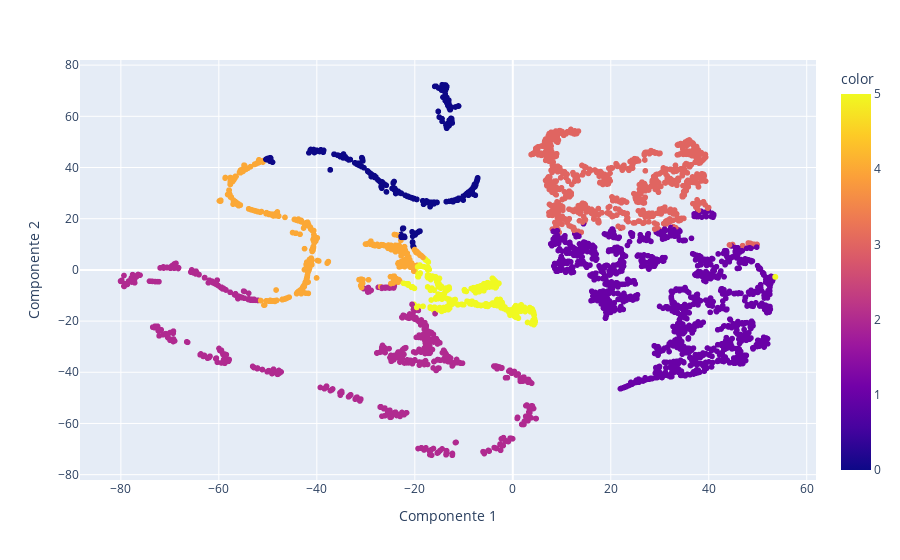

Notebook source saved alongside this figure:
### Markdown cell above
**Respuesta:**

### Code cell
fig = px.scatter(df_transformed, x='Componente 1', y='Componente 2', color = cluster_labels)
fig.show()

### Figure 1 — Plotly figure (JSON) as saved in the notebook; plotly's stock layout.template omitted (floating-point values rounded to 4 significant figures; data arrays with more than 128 entries replaced by an {"elided": "..."} marker saying what was removed)
{"data": [{"hovertemplate": "Componente 1=%{x}<br>Componente 2=%{y}<br>color=%{marker.color}<extra></extra>", "legendgroup": "", "marker": {"color": {"elided": "4314 int values"}, "coloraxis": "coloraxis", "symbol": "circle"}, "mode": "markers", "name": "", "showlegend": false, "type": "scattergl", "x": {"elided": "4314 float values"}, "xaxis": "x", "y": {"elided": "4314 float values"}, "yaxis": "y"}], "layout": {"coloraxis": {"colorbar": {"title": {"text": "color"}}, "colorscale": [[0, "#0d0887"], [0.1111, "#46039f"], [0.2222, "#7201a8"], [0.3333, "#9c179e"], [0.4444, "#bd3786"], [0.5556, "#d8576b"], [0.6667, "#ed7953"], [0.7778, "#fb9f3a"], [0.8889, "#fdca26"], [1, "#f0f921"]]}, "legend": {"tracegroupgap": 0}, "margin": {"t": 60}, "xaxis": {"anchor": "y", "domain": [0, 1], "title": {"text": "Componente 1"}}, "yaxis": {"anchor": "x", "domain": [0, 1], "title": {"text": "Componente 2"}}}}
